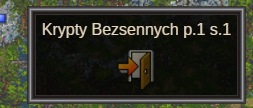
#> input picture location_tooltip.png, 253 x 108 px
$ python test_new_logic.py
#> lines starting #> are read from the running program, lines starting #| are printed output that depends on the picture; after the words box and inside, x2 and y2 are one past the last pixel; in counts of white or black regions, pixels touching at a corner belong together
import cv2
import pytesseract
import numpy as np
import re

pytesseract.pytesseract.tesseract_cmd = r'C:\Program Files\Tesseract-OCR\tesseract.exe'

def clean_text(text):
    text = text.replace(".l", "1").replace(".1", "1").replace(".2", "2").replace(".s", " s")
    return re.sub(r'[^a-zA-Z0-9ąęćłńóśźżĄĘĆŁŃÓŚŹŻ\s]', '', text).strip()

def test_on_samples(image_path):
#> called with image_path = 'location_tooltip.png'
    img = cv2.imread(image_path)
#> img is the input picture: shape (108, 253, 3); mean B, G, R 39.6, 50, 48.4
    if img is None: return

    gray = cv2.cvtColor(img, cv2.COLOR_BGR2GRAY)
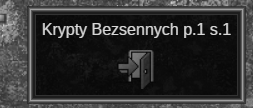
#> gray: shape (108, 253); min 5, max 216, mean 48.3
    gray = cv2.resize(gray, None, fx=3, fy=3, interpolation=cv2.INTER_CUBIC)
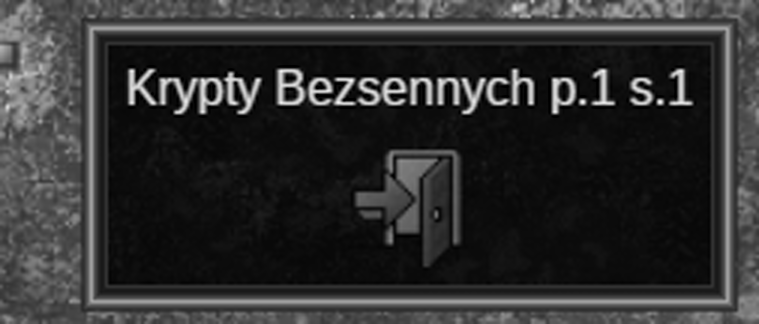
#> gray: shape (324, 759); min 0, max 247, mean 48.3
    _, thresh = cv2.threshold(gray, 180, 255, cv2.THRESH_BINARY_INV)
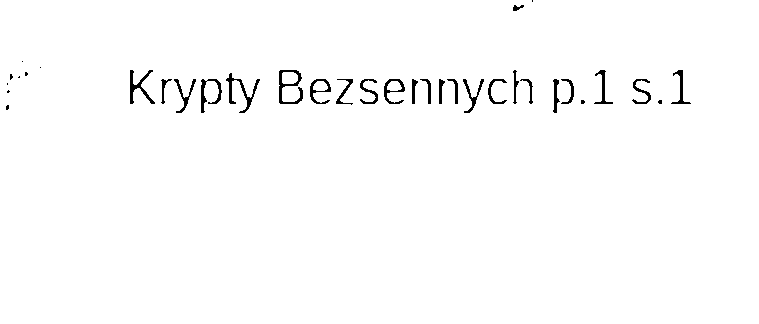
#> thresh: shape (324, 759); 98.5% white; 35 black regions (11 under 20 px), largest, box (x1, y1, x2, y2) and area: (279, 70, 303, 104) 300, (226, 73, 260, 113) 294, (130, 70, 155, 104) 258

    raw_text = pytesseract.image_to_string(thresh, lang='pol+eng', config='--psm 6')
    cleaned = clean_text(raw_text)

    print("\n--- " + image_path + " ---")
    print("Raw Tesseract: '" + raw_text.strip() + "'")
    print("Cleaned Text:  '" + cleaned + "'")

if __name__ == "__main__":
    test_on_samples("location_tooltip.png")
#> (the call stopped at in test_on_samples, `raw_text = pytesseract.image_to_string(thresh, lang='pol+eng', config=..`: pytesseract is not available in this run)
    test_on_samples("location_tooltip_2.png")
#> call 2 of test_on_samples, with image_path = 'location_tooltip_2.png'
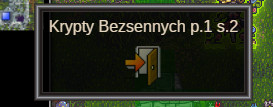
#> input picture location_tooltip_2.png, 273 x 107 px
#> in test_on_samples, img is the input picture: shape (107, 273, 3); mean B, G, R 31.9, 45.8, 40.2
#> in test_on_samples (call 2), `gray = cv2.cvtColor(img, cv2.COLOR_BGR2GRAY)`:
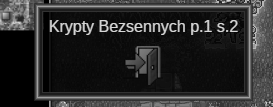
#> gray: shape (107, 273); min 0, max 231, mean 42.5
#> in test_on_samples (call 2), `gray = cv2.resize(gray, None, fx=3, fy=3, interpolation=cv2.INTER_CUBIC)`:
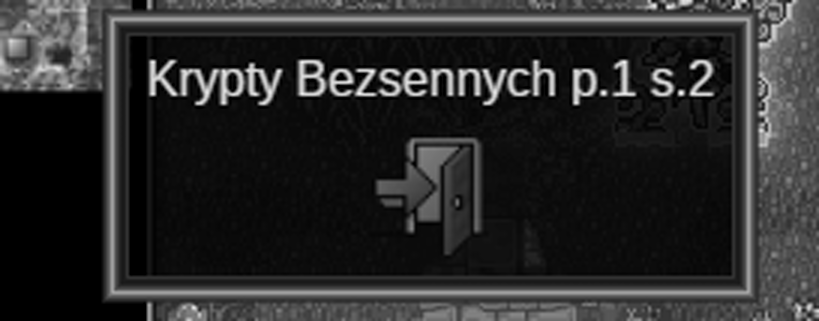
#> gray: shape (321, 819); min 0, max 249, mean 42.6
#> in test_on_samples (call 2), `_, thresh = cv2.threshold(gray, 180, 255, cv2.THRESH_BINARY_INV)`:
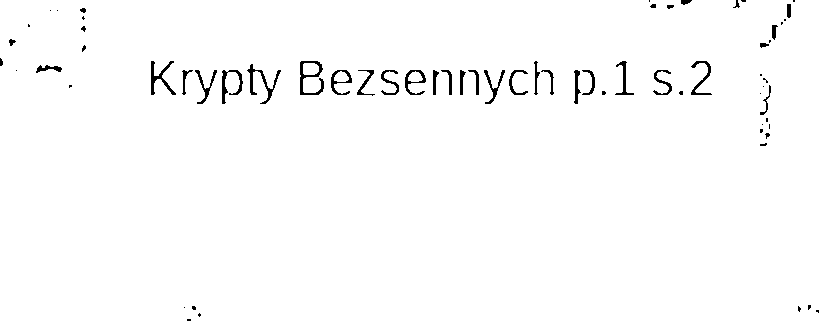
#> thresh: shape (321, 819); 98.4% white; 68 black regions (34 under 20 px), largest, box (x1, y1, x2, y2) and area: (300, 61, 324, 95) 298, (247, 64, 281, 104) 285, (151, 61, 176, 95) 255
#> (the call stopped at in test_on_samples, `raw_text = pytesseract.image_to_string(thresh, lang='pol+eng', config=..`: pytesseract is not available in this run)
